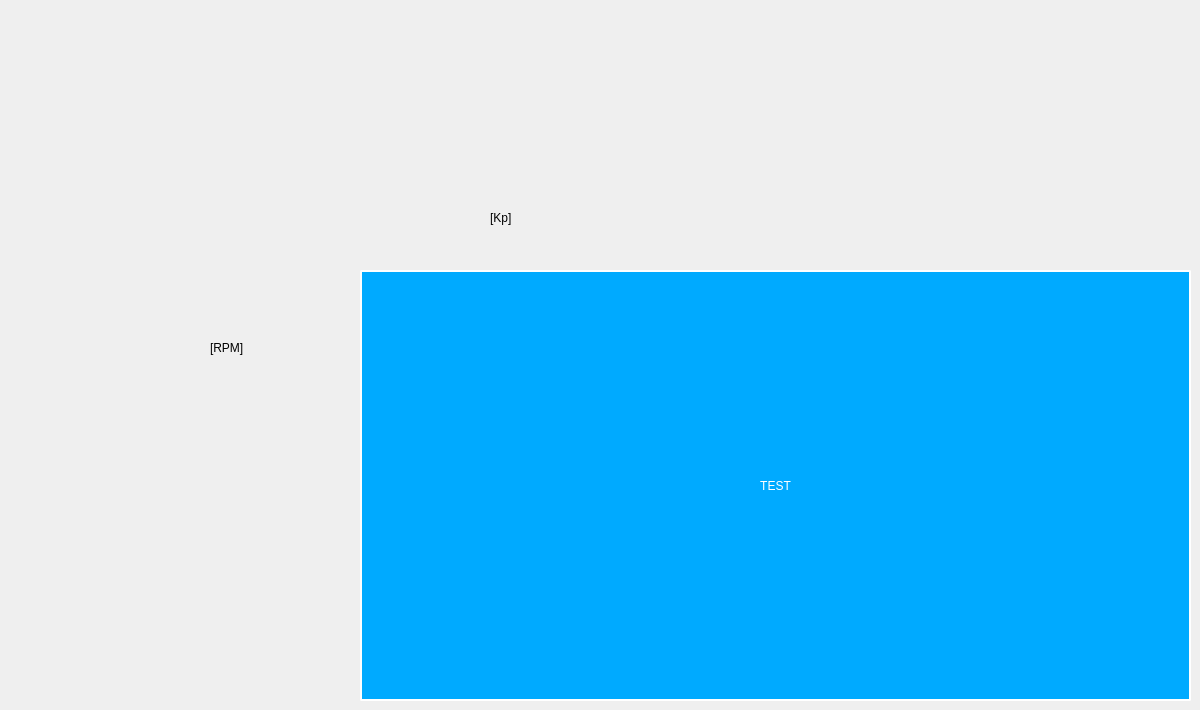
    <widget class="QWidget" name="page_2">
     <widget class="QLabel" name="label_66">
      <property name="geometry">
       <rect>
        <x>210</x>
        <y>340</y>
        <width>51</width>
        <height>16</height>
       </rect>
      </property>
      <property name="styleSheet">
       <string notr="true">background-color: rgb(255, 255);
color: rgb(0, 0, 0);
border: 0px;</string>
      </property>
      <property name="text">
       <string>[RPM]</string>
      </property>
     </widget>
     <widget class="QLabel" name="label_67">
      <property name="geometry">
       <rect>
        <x>490</x>
        <y>210</y>
        <width>51</width>
        <height>16</height>
       </rect>
      </property>
      <property name="styleSheet">
       <string notr="true">background-color: rgb(255, 255);
color: rgb(0, 0, 0);
border: 0px;</string>
      </property>
      <property name="text">
       <string>[Kp]</string>
      </property>
     </widget>
     <widget class="QLabel" name="label_68">
      <property name="geometry">
       <rect>
        <x>490</x>
        <y>340</y>
        <width>51</width>
        <height>16</height>
       </rect>
      </property>
      <property name="styleSheet">
       <string notr="true">background-color: rgb(255, 255);
color: rgb(0, 0, 0);
border: 0px;</string>
      </property>
      <property name="text">
       <string>[Ks]</string>
      </property>
     </widget>
     <widget class="QLabel" name="label_69">
      <property name="geometry">
       <rect>
        <x>490</x>
        <y>470</y>
        <width>51</width>
        <height>16</height>
       </rect>
      </property>
      <property name="styleSheet">
       <string notr="true">background-color: rgb(255, 255);
color: rgb(0, 0, 0);
border: 0px;</string>
      </property>
      <property name="text">
       <string>[Kd]</string>
      </property>
     </widget>
     <widget class="QLabel" name="label_76">
      <property name="geometry">
       <rect>
        <x>1010</x>
        <y>350</y>
        <width>41</width>
        <height>41</height>
       </rect>
      </property>
      <property name="font">
       <font>
        <pointsize>40</pointsize>
       </font>
      </property>
      <property name="styleSheet">
       <string notr="true">background-color: rgb(255, 255);
color: rgb(0, 0, 0);
border: 0px;</string>
      </property>
      <property name="text">
       <string>+</string>
      </property>
      <property name="alignment">
       <set>Qt::AlignCenter</set>
      </property>
     </widget>
     <widget class="QLabel" name="label_78">
      <property name="geometry">
       <rect>
        <x>750</x>
        <y>350</y>
        <width>51</width>
        <height>16</height>
       </rect>
      </property>
      <property name="styleSheet">
       <string notr="true">background-color: rgb(255, 255);
color: rgb(0, 0, 0);
border: 0px;</string>
      </property>
      <property name="text">
       <string>[MAX]</string>
      </property>
     </widget>
     <widget class="QLabel" name="label_79">
      <property name="geometry">
       <rect>
        <x>820</x>
        <y>350</y>
        <width>51</width>
        <height>16</height>
       </rect>
      </property>
      <property name="styleSheet">
       <string notr="true">background-color: rgb(255, 255);
color: rgb(0, 0, 0);
border: 0px;</string>
      </property>
      <property name="text">
       <string>[MIN]</string>
      </property>
     </widget>
     <widget class="QLabel" name="label_80">
      <property name="geometry">
       <rect>
        <x>530</x>
        <y>350</y>
        <width>41</width>
        <height>41</height>
       </rect>
      </property>
      <property name="font">
       <font>
        <pointsize>30</pointsize>
       </font>
      </property>
      <property name="styleSheet">
       <string notr="true">background-color: rgb(255, 255);
color: rgb(0, 0, 0);
border: 0px;</string>
      </property>
      <property name="text">
       <string>.</string>
      </property>
      <property name="alignment">
       <set>Qt::AlignCenter</set>
      </property>
     </widget>
     <widget class="QLabel" name="label_81">
      <property name="geometry">
       <rect>
        <x>530</x>
        <y>490</y>
        <width>41</width>
        <height>41</height>
       </rect>
      </property>
      <property name="font">
       <font>
        <pointsize>30</pointsize>
       </font>
      </property>
      <property name="styleSheet">
       <string notr="true">background-color: rgb(255, 255);
color: rgb(0, 0, 0);
border: 0px;</string>
      </property>
      <property name="text">
       <string>/</string>
      </property>
      <property name="alignment">
       <set>Qt::AlignCenter</set>
      </property>
     </widget>
     <widget class="QLabel" name="label_82">
      <property name="geometry">
       <rect>
        <x>550</x>
        <y>350</y>
        <width>41</width>
        <height>41</height>
       </rect>
      </property>
      <property name="font">
       <font>
        <pointsize>25</pointsize>
       </font>
      </property>
      <property name="styleSheet">
       <string notr="true">background-color: rgb(255, 255);
color: rgb(0, 0, 0);
border: 0px;</string>
      </property>
      <property name="text">
       <string>S</string>
      </property>
      <property name="alignment">
       <set>Qt::AlignCenter</set>
      </property>
     </widget>
     <widget class="QLabel" name="label_83">
      <property name="geometry">
       <rect>
        <x>560</x>
        <y>490</y>
        <width>41</width>
        <height>41</height>
       </rect>
      </property>
      <property name="font">
       <font>
        <pointsize>25</pointsize>
       </font>
      </property>
      <property name="styleSheet">
       <string notr="true">background-color: rgb(255, 255);
color: rgb(0, 0, 0);
border: 0px;</string>
      </property>
      <property name="text">
       <string>S</string>
      </property>
      <property name="alignment">
       <set>Qt::AlignCenter</set>
      </property>
     </widget>
     <widget class="QPushButton" name="test">
      <property name="geometry">
       <rect>
        <x>360</x>
        <y>270</y>
        <width>831</width>
        <height>431</height>
       </rect>
      </property>
      <property name="styleSheet">
       <string notr="true">
border:2px solid rgb(255, 255, 255);
border-radius:2px;
color: rgb(255, 255, 255);
background-color: rgb(0, 170, 255);</string>
      </property>
      <property name="text">
       <string>TEST</string>
      </property>
     </widget>
    </widget>
